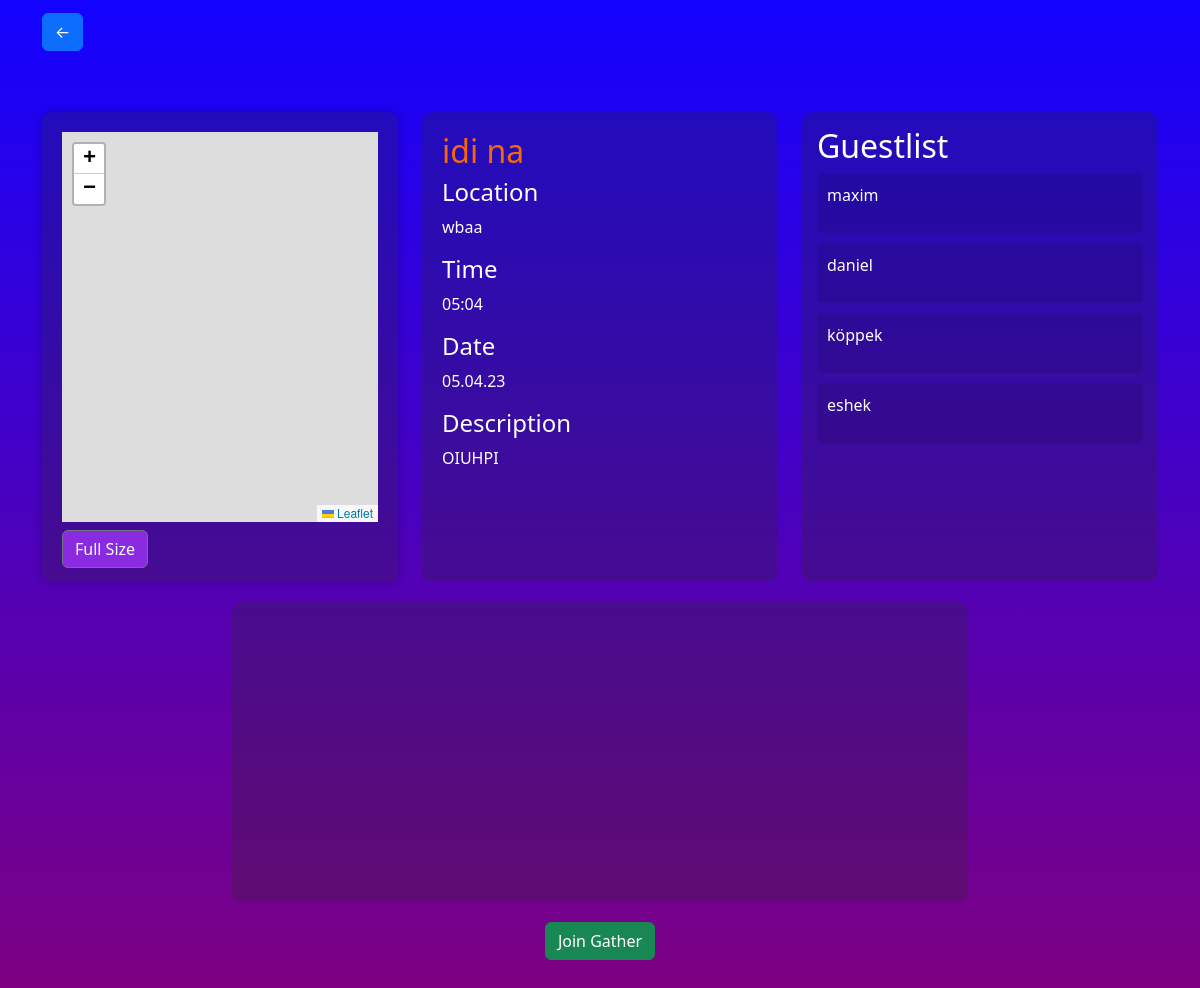
Screenshot of /render-extended-gather?gather_id=6 (signed in) with the database file from the repository.
### website/models.py (models this page shows)
class Gather(db.Model, UserMixin):
    id = db.Column(db.Integer, primary_key = True)
    name = db.Column(db.String(150))
    description = db.Column(db.String(1000))
    location = db.Column(db.String(1000))
    Date = db.Column(db.Date)
    Time = db.Column(db.Time)
    createdAt = db.Column(db.DateTime(),default=datetime.utcnow)
    user_id = db.Column(db.Integer, db.ForeignKey('user.id'))
    Host = db.Column(db.String(20))
    users = db.relationship('User', secondary=user_gather_association, back_populates='Gathers')
    markers = db.relationship('Marker', back_populates='gather')

class User(db.Model, UserMixin):
    id = db.Column(db.Integer, primary_key=True)
    email = db.Column(db.String(150), unique=True)
    password = db.Column(db.String(150))
    Gathers = db.relationship('Gather', secondary=user_gather_association, back_populates='users')

### website/gather.py (the view)
@gather.route('/render-extended-gather', methods=['GET'])
@login_required
def render_extended_gather():
    gather_id = request.args.get('gather_id')
    markerLat = request.args.get('markerLat')
    markerLng = request.args.get('markerLng')
    gather = Gather.query.get(gather_id)
    return render_template("extendedGather.html", Gather=gather, markerLat=markerLat, markerLng=markerLng)

### website/__init__.py (called while the page is built)
def create_app():
    app = Flask(__name__)
    app.config['SECRET_KEY'] = 'napusi se kurca'
    app.config['SQLALCHEMY_DATABASE_URI'] = f'sqlite:///{DB_NAME}'
    db.init_app(app)
    from .views import views
    from .auth import auth
    from .gather import gather
    app.register_blueprint(views, url_prefix='/')
    app.register_blueprint(auth, url_prefix='/')
    app.register_blueprint(gather,url_prefix='/')
    from .models import User
    with app.app_context():
        db.create_all()
    login_manager = LoginManager()
    login_manager.login_view = 'auth.login'
    login_manager.init_app(app)
    @login_manager.user_loader
    def load_user(id):
        return User.query.get(int(id))
    return app

### website/templates/extendedGather.html (shortened to what this page needs)
<!DOCTYPE html>
<html lang="en">
<head>
    <link href="https://cdn.jsdelivr.net/npm/bootstrap@5.3.2/dist/css/bootstrap.min.css" rel="stylesheet">
    <link rel="stylesheet" href="https://unpkg.com/leaflet/dist/leaflet.css" />
</head>
<body>
    <nav class="navbar navbar-light">
        <div class="container">
            <a class="navbar-brand" href="/gather_find">
            <button type="button" class="btn btn-primary">&#8592;</button>
            </a>
        </div>
    </nav>
    <div class="container my-5">
        <div class="row">
            <div class="col-md-4">
                <div class="map-container">
                    <div id="map"></div>
                    <a href="/map">
                        <button type="button" class="btn btn-secondary mt-2" id="fullSizeMapBtn">Full Size</button>
                    </a>
                </div>
            </div>
            <div class="col-md-4">
                <div class="gather-info-container" style="background-color: rgba(43, 43, 43, 0.264); padding: 20px; border-radius: 10px;"  >
                    <div class=" Headline-name" style="color: rgb(249, 102, 10);">
                    <h2>{{Gather.name}}</h2>
                    </div>
                    <div class="info-subcontainer">
                        <h4>Location</h4>
                        <p>{{ Gather.location }}</p>
                    </div>
                    <div class="info-subcontainer">
                        <h4>Time</h4>
                        <p>{{ Gather.Time.strftime('%H:%M') }}</p>
                        <div class="info-subcontainer">
                            <h4>Date</h4>
                            <p>{{ Gather.Date.strftime('%d.%m.%y') }}</p>
                        </div>
                    </div>
                    <div class="info-subcontainer">
                        <h4>Description</h4>
                        <p>{{ Gather.description }}</p>
                    </div>
                </div>
            </div>
            <div class="col-md-4">
                <div class="guestlist-container">
                    <h2>Guestlist</h2>
                    {% for user in Gather.users %}
                        <div class="guest-container" style="background-color: rgba(0, 0, 0, 0.1); margin-bottom: 10px; padding: 10px; border-radius: 5px;">
                            <p>{{ user.email }}</p>
                        </div>
                    {% endfor %}
                </div>
            </div>
        </div>
        <div class="row lower-container">
            <div class="col-md-8 offset-md-2">
                <div class="empty-container">
                </div>
            </div>
        </div>
        <div class="bottom-buttons">
            {% if current_user not in Gather.users %}
            <form action="/join_gather" method="POST">
                <button type="submit" class="btn btn-success">Join Gather</button>
            </form>
            {% else %}
            <form action="/leave_gather" method="POST">
                <input type="hidden" name="gather_id" value="{{ Gather.id }}">
                <button type="submit" class="btn btn-danger">Leave Gather</button>
            </form>
            {% endif %}
        </div>
    </div>
</body>
</html>

### website/templates/extendedGather.html (style rules this page uses)
body { background: linear-gradient(rgb(19, 2, 255), purple); color: white; background-repeat: no-repeat; background-attachment: fixed; background-size: cover; }
.map-container { padding: 20px; padding-bottom: 60px; background-color: rgba(43, 43, 43, 0.264); box-shadow: 0 0 10px rgba(0, 0, 0, 0.2); border-radius: 10px; height: 100%; }
#map { height: 100%; width: 100%; }
.guestlist-container { background-color: rgba(43, 43, 43, 0.264); padding: 15px; border-radius: 10px; min-height: 470px; max-height: 470px; overflow-y: auto; }
#fullSizeMapBtn { margin-top: 300%; background-color: blueviolet; }
.empty-container { background-color: rgba(43, 43, 43, 0.264); padding: 20px; border-radius: 10px; min-height: 300px; }
.lower-container { margin-top: 20px; }
.bottom-buttons { margin-top: 20px; text-align: center; }
.gather-info-container { background-color: rgba(43, 43, 43, 0.264); padding: 20px; border-radius: 10px; min-height: 470px; max-height: 470px; overflow-y: auto; }

### rows the page displays
Gather: name "idi na", location "wbaa", Time "05:04", Date "05.04.23", description "OIUHPI"
User: email "maxim"
User: email "daniel"
User: email "köppek"
User: email "eshek"
